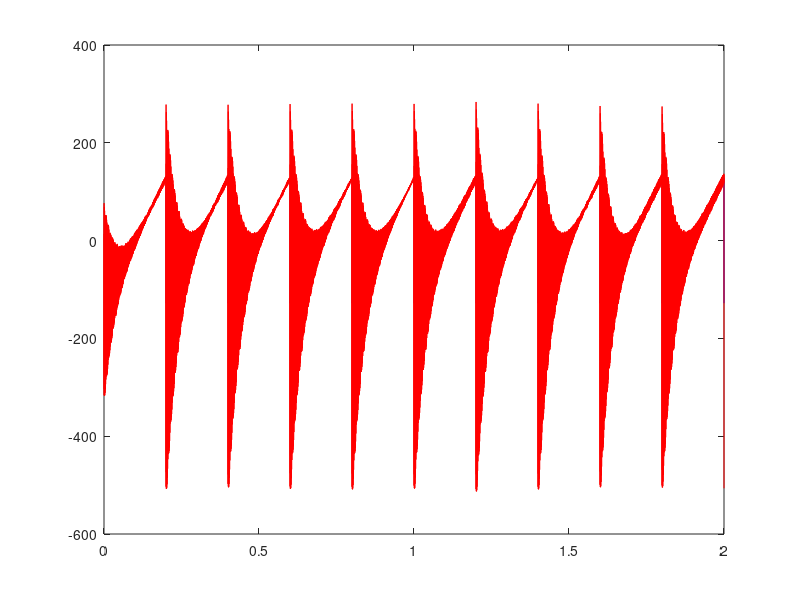
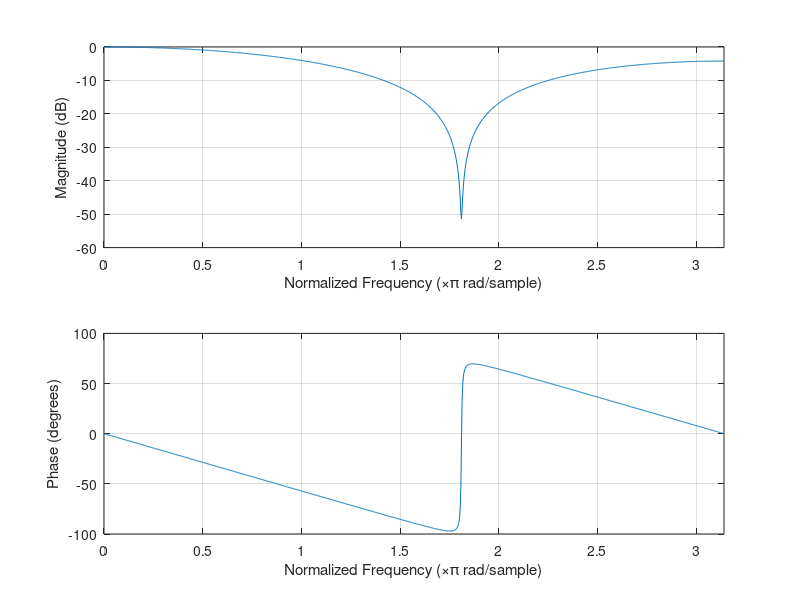
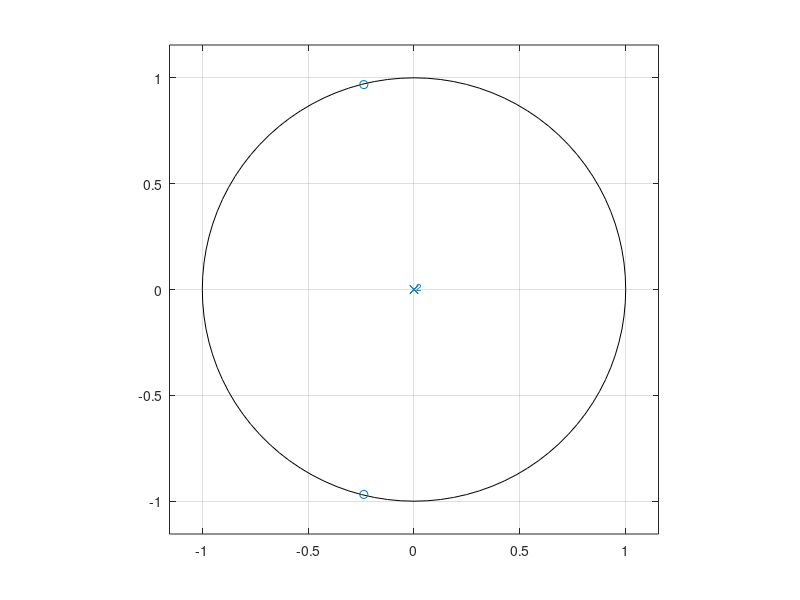

The MATLAB script that drew these images, in order:
%% P1
f = pi/2;
q = 0.99;
fb = q + (q / (1-f));
N = 1000;

b = [f^2];
a = [1, -(2 - 2*f + f*fb - f^2*fb), 1 - 2*f + f*fb + f^2 - f^2*fb];
w = linspace(0,pi,N);

figure(7);
freqz(a,b,w)
figure(8);
zplane(a,b)

%% Génération du signal d'entrée

fs = 8000; % Taux d'échantillonnage (échantillons/sec)
f0 = 5;    % Fréquence du signal (Hz)
T = 2.0;   % Duration du signal (sec)

dt = 1/fs; period = 1/f0; t = 0:dt:T; N = length(t);
xs = floor(256 * mod(t,period)/period - 128);
ys = zeros(size(xs));

% Ici vous pouvez définir des variables
y_old = zeros(1,2);

% Ceci est la boucle de calcul où chaque échantillon est traité
% individuellement

for n = 1:1:N
  
  % Charger l'échantillon
  x = xs(n);
  
  % Do your thing
  y =  b(1)*x - a(2)*y_old(1) - a(3)*y_old(2);
  

  
  %Offset saved y values
  for i = length(y_old) : -1 : 2
      y_old(i) = y_old(i-1);
  end
  y_old(1) = y
 
  % Sauvegarder l'échantillon traité
  ys(n) = y;
  
end

% Afficher les signaux d'entrée et de sorties
figure(1);
plot(t,xs,'b',t,ys,'r');




%   % Copie de la mémoire
%   d(1:1:(D-1)) = d(2:1:D)
%   % Enregistrement dans le vecteur d
%   d(D) = x;
%   
%   % Définir un accumulateur s
%   s = 0;
%   % Faire la somme de chaque élément
%   for i = 1:1:D
%     s = s + d(i);
%   end
%   % Diviser par le nombre d'éléments
%   y = s / D;